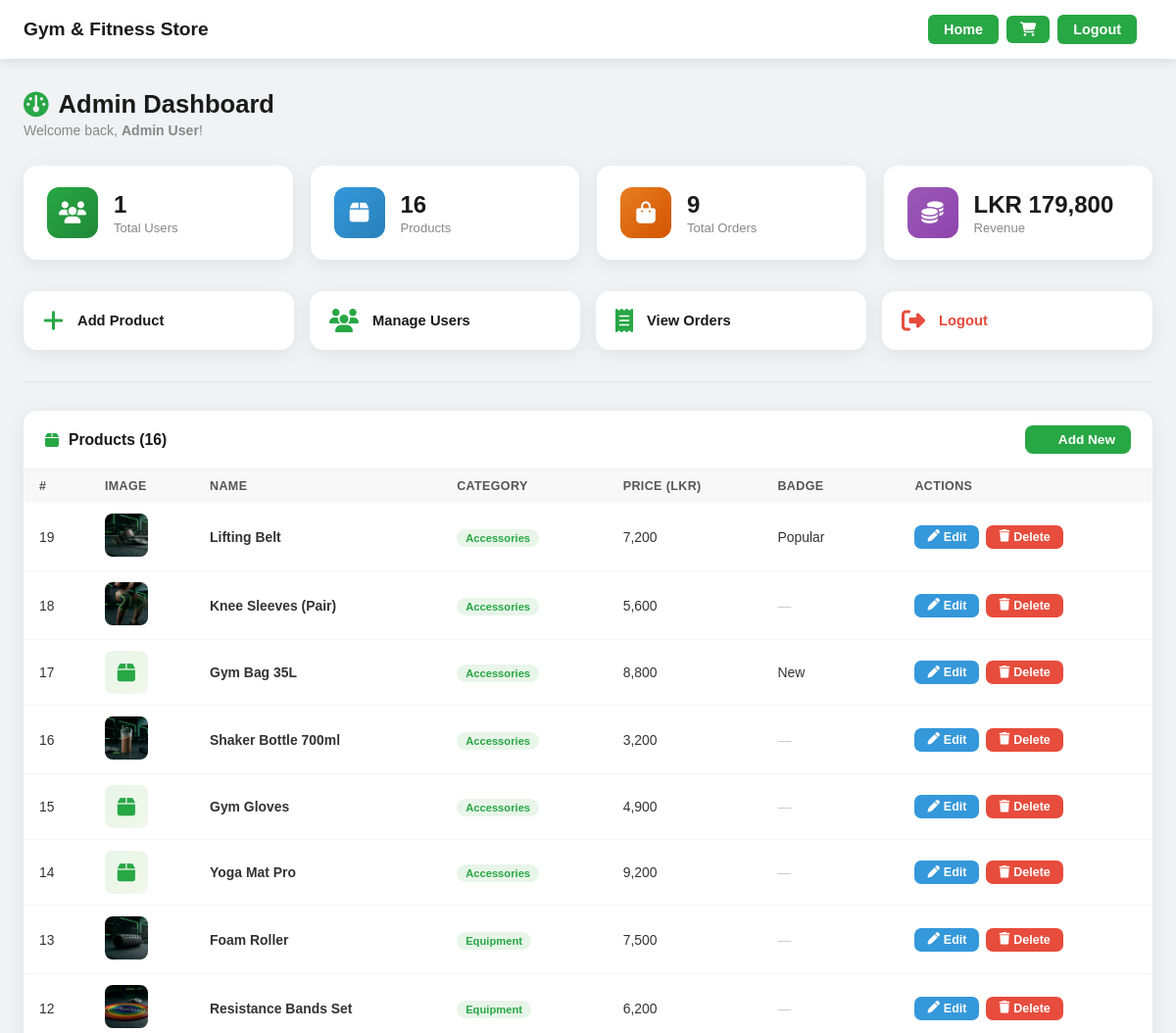
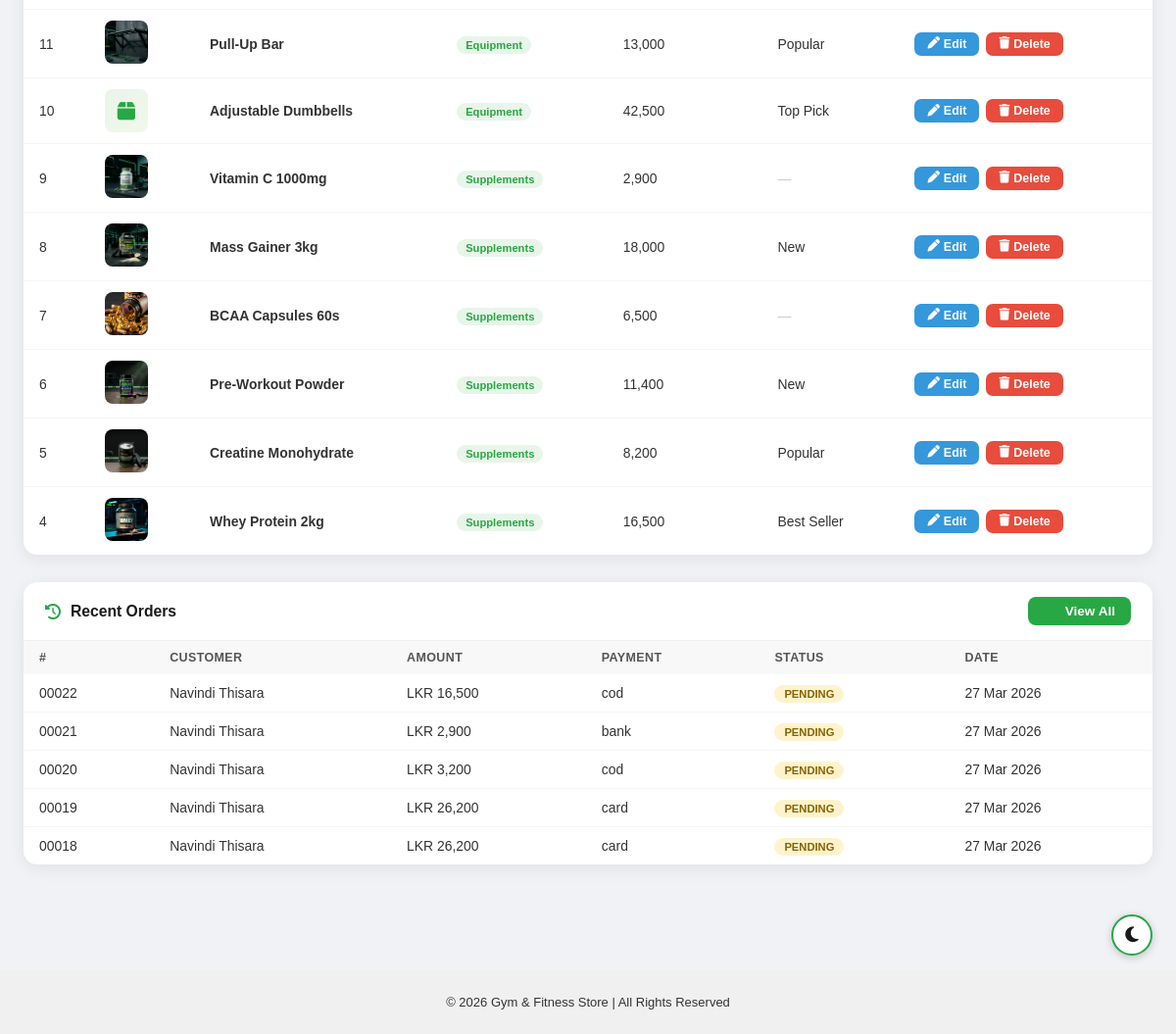
/admin/dashboard.php (signed in), run on an earlier commit of the app's database (2 pictures, top to bottom).
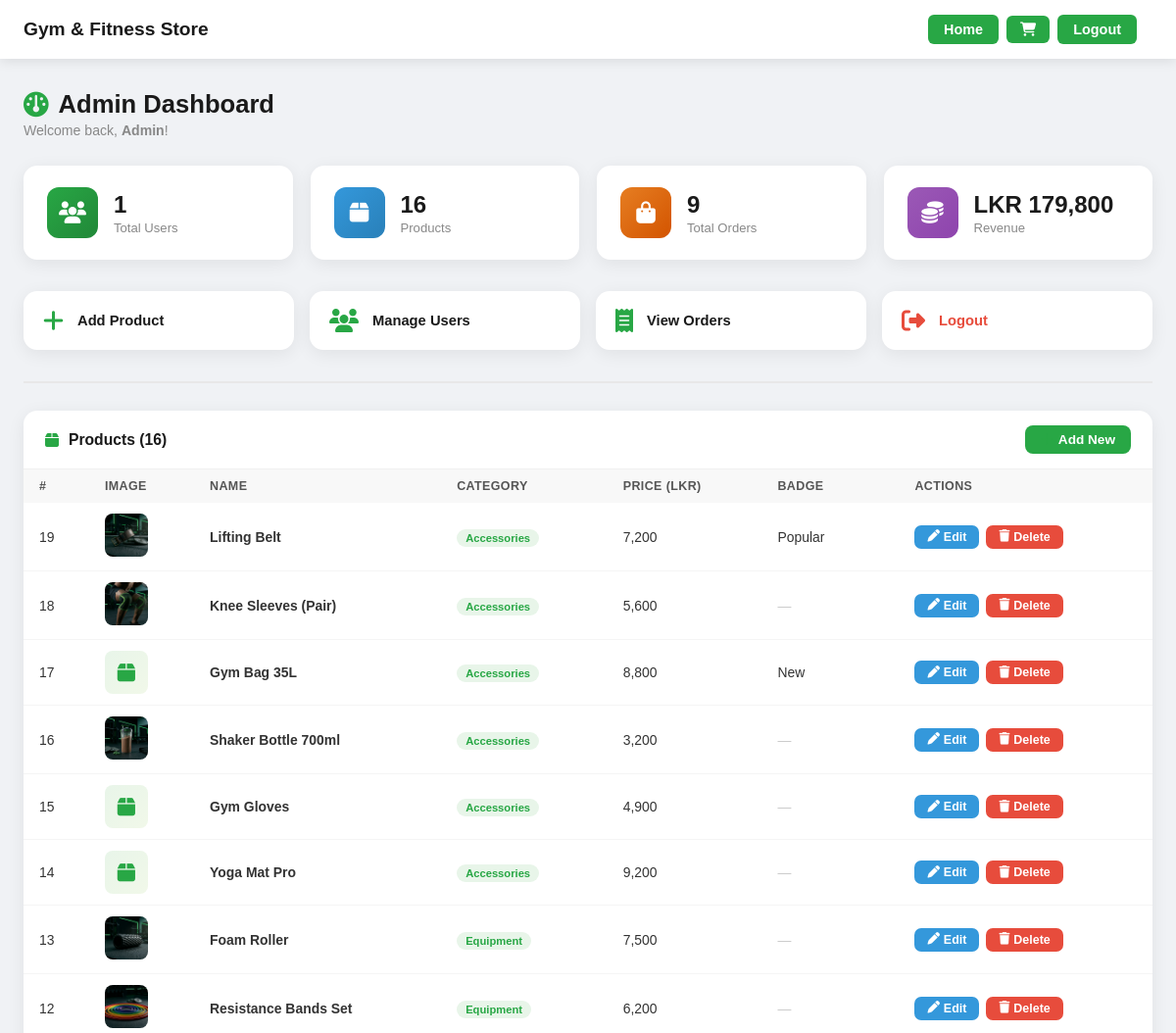
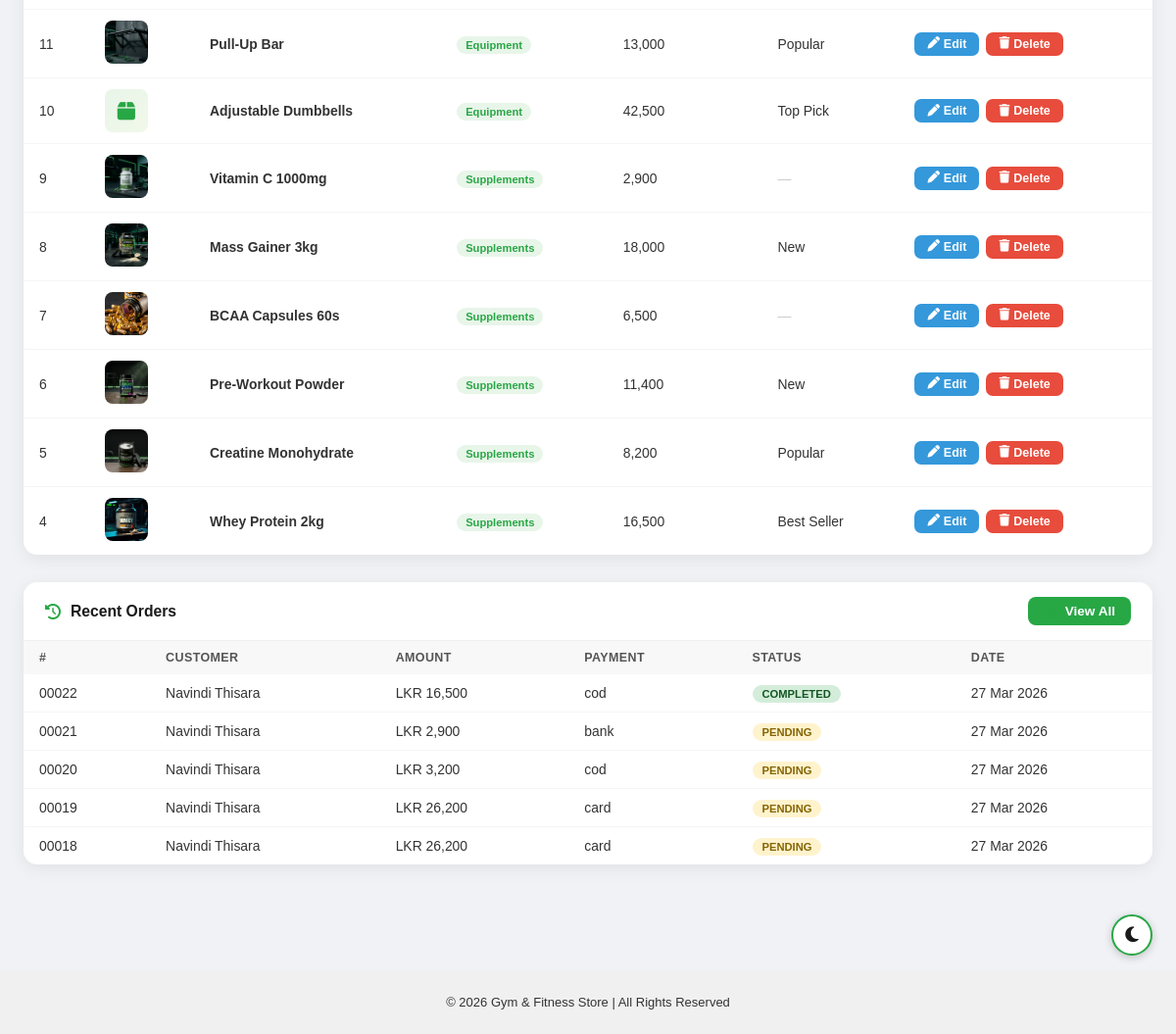
And on a later commit of the database (2 pictures, top to bottom).
### tables this page shows
CREATE TABLE `products` (
  `id` int(11) NOT NULL,
  `name` varchar(100) NOT NULL,
  `category` enum('Supplements','Equipment','Accessories') NOT NULL,
  `brand` varchar(50) DEFAULT NULL,
  `price` decimal(10,2) NOT NULL,
  `quantity` int(11) NOT NULL DEFAULT 0,
  `description` text DEFAULT NULL,
  `image` varchar(255) DEFAULT NULL,
  `badge` varchar(50) DEFAULT '',
  `icon` varchar(50) DEFAULT ''
);

CREATE TABLE `orders` (
  `id` int(11) NOT NULL,
  `user_id` int(11) NOT NULL,
  `quantity` int(11) NOT NULL,
  `status` varchar(50) NOT NULL DEFAULT 'Paid',
  `created_at` timestamp NOT NULL DEFAULT current_timestamp(),
  `full_name` varchar(255) NOT NULL,
  `email` varchar(255) NOT NULL,
  `address` text NOT NULL,
  `phone` varchar(20) NOT NULL,
  `city` varchar(100) NOT NULL,
  `postal` varchar(20) NOT NULL,
  `payment_method` varchar(50) NOT NULL DEFAULT 'COD',
  `total_amount` decimal(10,2) NOT NULL DEFAULT 0.00
);

CREATE TABLE `users` (
  `id` int(11) NOT NULL,
  `name` varchar(100) NOT NULL,
  `email` varchar(100) NOT NULL,
  `password` varchar(255) NOT NULL,
  `role` enum('user','admin') DEFAULT 'user'
);

### admin/dashboard.php (the view, shortened to what this page needs)
<?php
include("../config/db.php");
$totalUsers    = $conn->query("SELECT COUNT(*) as c FROM users WHERE role='user'")->fetch_assoc()['c'];
$totalProducts = $conn->query("SELECT COUNT(*) as c FROM products")->fetch_assoc()['c'];
$totalOrders   = $conn->query("SELECT COUNT(*) as c FROM orders")->fetch_assoc()['c'] ?? 0;
$totalRevenue  = $conn->query("SELECT SUM(total_amount) as s FROM orders")->fetch_assoc()['s'] ?? 0;
$recentOrders  = $conn->query("SELECT o.*, u.name as uname FROM orders o JOIN users u ON o.user_id=u.id ORDER BY o.created_at DESC LIMIT 5");
$products      = $conn->query("SELECT * FROM products ORDER BY id DESC");
?>
<!DOCTYPE html>
<html lang="en">
<head>
<link rel="stylesheet" href="../assets/style.css">
<link rel="stylesheet" href="https://cdnjs.cloudflare.com/ajax/libs/font-awesome/6.5.1/css/all.min.css">
</head>
<body class="light-mode">
<?php include("../includes/header.php"); ?>
<div class="page-outer">
<div class="admin-wrap">
    <h2 class="page-title"><i class="fa-solid fa-gauge"></i> Admin Dashboard</h2>
    <p class="page-sub">Welcome back, <strong><?= htmlspecialchars($_SESSION['user']['name']) ?></strong>!</p>
    <div class="stats-grid">
        <div class="stat-card" style="animation-delay:0s">
            <div class="stat-icon green"><i class="fa-solid fa-users"></i></div>
            <div class="stat-info"><h3><?= $totalUsers ?></h3><p>Total Users</p></div>
        </div>
        <div class="stat-card" style="animation-delay:0.07s">
            <div class="stat-icon blue"><i class="fa-solid fa-box"></i></div>
            <div class="stat-info"><h3><?= $totalProducts ?></h3><p>Products</p></div>
        </div>
        <div class="stat-card" style="animation-delay:0.14s">
            <div class="stat-icon orange"><i class="fa-solid fa-bag-shopping"></i></div>
            <div class="stat-info"><h3><?= $totalOrders ?></h3><p>Total Orders</p></div>
        </div>
        <div class="stat-card" style="animation-delay:0.21s">
            <div class="stat-icon purple"><i class="fa-solid fa-coins"></i></div>
            <div class="stat-info"><h3>LKR <?= number_format((float)$totalRevenue, 0) ?></h3><p>Revenue</p></div>
        </div>
    </div>
    <div class="quick-links">
        <a href="add_product.php"    class="quick-card"><i class="fa-solid fa-plus"></i><span>Add Product</span></a>
        <a href="users.php"          class="quick-card"><i class="fa-solid fa-users"></i><span>Manage Users</span></a>
        <a href="orders.php"         class="quick-card"><i class="fa-solid fa-receipt"></i><span>View Orders</span></a>
        <a href="../auth/logout.php" class="quick-card">
            <i class="fa-solid fa-right-from-bracket" style="color:#e74c3c;"></i>
            <span style="color:#e74c3c;">Logout</span>
        </a>
    </div>
    <hr class="section-divider">
    <div class="section-card">
        <div class="section-card-header">
            <div class="section-card-header-left">
                <i class="fa-solid fa-box"></i>
                <h3>Products (<?= $totalProducts ?>)</h3>
            </div>
            <a href="add_product.php" class="btn-add"><i class="fa-solid fa-plus"></i> Add New</a>
        </div>
        <table>
            <thead>
                <tr>
                    <th>#</th>
                    <th>Image</th>
                    <th>Name</th>
                    <th>Category</th>
                    <th>Price (LKR)</th>
                    <th>Badge</th>
                    <th>Actions</th>
                </tr>
            </thead>
            <tbody>
            <?php if($products && $products->num_rows > 0):
                while($p = $products->fetch_assoc()):
                    $hasImg = !empty($p['image']) && file_exists("../assets/images/".$p['image']);
            ?>
            <tr>
                <td><?= $p['id'] ?></td>
                <td>
                    <?php if($hasImg): ?>
                        <img src="../assets/images/<?= htmlspecialchars($p['image']) ?>" class="prod-thumb" alt="">
                    <?php else: ?>
                        <div class="prod-icon"><i class="fa-solid fa-box"></i></div>
                    <?php endif; ?>
                </td>
                <td><strong><?= htmlspecialchars($p['name']) ?></strong></td>
                <td><span class="cat-badge"><?= htmlspecialchars($p['category'] ?? 'Other') ?></span></td>
                <td><?= number_format((float)$p['price'], 0) ?></td>
                <td><?= !empty($p['badge']) ? htmlspecialchars($p['badge']) : '<span style="color:#ccc;">—</span>' ?></td>
                <td>
                    <div class="action-btns">
                        <a href="edit_product.php?id=<?= $p['id'] ?>" class="btn-edit">
                            <i class="fa-solid fa-pen"></i> Edit
                        </a>
                        <a href="delete_product.php?id=<?= $p['id'] ?>" class="btn-delete"
                           onclick="return confirm('Delete <?= htmlspecialchars(addslashes($p['name'])) ?>?')">
                            <i class="fa-solid fa-trash"></i> Delete
                        </a>
                    </div>
                </td>
            </tr>
            <?php endwhile; else: ?>
                <tr><td colspan="7" style="text-align:center;color:#aaa;padding:30px;">No products yet. <a href="add_product.php" style="color:#28a745;font-weight:600;">Add one now</a>.</td></tr>
            <?php endif; ?>
            </tbody>
        </table>
    </div>
    <div class="section-card">
        <div class="section-card-header">
            <div class="section-card-header-left">
                <i class="fa-solid fa-clock-rotate-left"></i>
                <h3>Recent Orders</h3>
            </div>
            <a href="orders.php" class="btn-add"><i class="fa-solid fa-eye"></i> View All</a>
        </div>
        <table>
            <thead>
                <tr><th>#</th><th>Customer</th><th>Amount</th><th>Payment</th><th>Status</th><th>Date</th></tr>
            </thead>
            <tbody>
            <?php if($recentOrders && $recentOrders->num_rows > 0):
                while($o = $recentOrders->fetch_assoc()): ?>
                <tr>
                    <td><?= str_pad($o['id'], 5, '0', STR_PAD_LEFT) ?></td>
                    <td><?= htmlspecialchars($o['uname']) ?></td>
                    <td>LKR <?= number_format($o['total_amount'], 0) ?></td>
                    <td><?= htmlspecialchars($o['payment_method']) ?></td>
                    <td><span class="status-badge <?= strtolower($o['status']) ?>"><?= $o['status'] ?></span></td>
                    <td><?= date('d M Y', strtotime($o['created_at'])) ?></td>
                </tr>
            <?php endwhile; else: ?>
                <tr><td colspan="6" style="text-align:center;color:#aaa;padding:30px;">No orders yet.</td></tr>
            <?php endif; ?>
            </tbody>
        </table>
    </div>
</div>
<div class="mode-toggle-container">
    <button id="mode-toggle" title="Toggle Light/Dark Mode">
        <i class="fa-solid fa-moon"></i>
    </button>
</div>
</div>
<?php include("../includes/footer.php"); ?>
</body>
</html>

### includes/header.php (shortened to what this page needs)
<?php
$currentPage = basename($_SERVER['PHP_SELF']);
$isLanding   = $currentPage === 'index.php';
$isHome      = $currentPage === 'home.php';
$userLogged  = isset($_SESSION['user']);
$scriptDir = str_replace('\\', '/', dirname($_SERVER['PHP_SELF']));
$scriptDir = trim($scriptDir, '/');
$depth     = ($scriptDir === '') ? 0 : substr_count($scriptDir, '/') + 1;
$root      = str_repeat('../', $depth);
?>
<header class="main-header">
    <div class="logo">Gym &amp; Fitness Store</div>
    <nav id="mainNav">
        <ul>
            <?php if($isLanding): ?>
                <li><a href="auth/login.php"    class="btn-header">Login</a></li>
                <li><a href="auth/register.php" class="btn-header">Register</a></li>
            <?php else: ?>
                <?php if(!$isHome): ?>
                    <?php if($userLogged): ?>
                        <li><a href="<?= $root ?>/gym-store/user/home.php" class="btn-header">Home</a></li>
                    <?php else: ?>
                        <li><a href="<?= $root ?>/gym-store/index.php" class="btn-header">Home</a></li>
                    <?php endif; ?>
                <?php endif; ?>
                <?php if($userLogged): ?>
                    <li>
                        <a href="<?= $root ?>/gym-store/user/cart.php" class="btn-cart-header" title="Cart">
                            <i class="fa-solid fa-cart-shopping"></i>
                        </a>
                    </li>
                    <li><a href="<?= $root ?>/gym-store/auth/logout.php" class="btn-header">Logout</a></li>
                <?php endif; ?>
            <?php endif; ?>
        </ul>
    </nav>
</header>

### includes/footer.php
<footer class="main-footer">
    <div class="footer-content">
        <p>&copy; <?= date('Y') ?> Gym & Fitness Store | All Rights Reserved</p>
    </div>
</footer>

### assets/style.css (style rules this page uses)
body, html { margin:0; padding:0; font-family: Arial, sans-serif; transition: background 0.3s, color 0.3s; }
a { text-decoration:none; }
button { cursor:pointer; }
.main-header { width:100%; background:#1a1a1a; color:#fff; display:flex; align-items:center; padding:0 24px; height: 60px; z-index:1000; box-shadow:0 2px 10px rgba(0,0,0,0.2); box-sizing: border-box; flex-shrink: 0; }
.main-header .logo { font-size:20px; font-weight:bold; color:#fff !important; white-space: nowrap; flex-shrink: 0; }
.main-header nav { margin-left:auto; padding-right:40px; }
.main-header nav ul { display:flex; list-style:none; margin:0; padding:0; align-items:center; gap:10px; }
.btn-header { padding:8px 16px; border-radius:5px; background:#28a745; color:#fff !important; font-weight:bold; font-size:0.9rem; transition:background 0.3s; }
.main-footer { text-align:center; padding:8px 10px; font-size:13px; flex-shrink:0; transition:background 0.3s,color 0.3s; }
body.light-mode .main-footer { background:#f0f0f0 !important; color:#333 !important; }
body.light-mode { background:#f4f4f4; color:#222; }
body.light-mode .main-header { background:#ffffff !important; box-shadow:0 2px 12px rgba(0,0,0,0.10) !important; }
body.light-mode .main-header .logo { color:#1a1a1a !important; }
body.light-mode .btn-header, body.dark-mode .btn-header { color:#fff !important; }

### includes/header.php (style rules this page uses)
.main-header { display:flex; align-items:center; padding:0 24px; height:60px; background:#1a1a1a; z-index:1000; box-sizing:border-box; width:100%; flex-shrink:0; transition:background 0.3s,box-shadow 0.3s; }
.main-header .logo { color:#fff; font-size:1.2rem; font-weight:bold; white-space:nowrap; flex-shrink:0; transition:color 0.3s; text-decoration:none; }
body.light-mode .main-header { background:#ffffff !important; box-shadow:0 2px 12px rgba(0,0,0,0.10); }
body.light-mode .main-header .logo { color:#1a1a1a !important; }
.main-header nav { margin-left:auto; padding-right:16px; }
.main-header nav ul { list-style:none; margin:0; padding:0; display:flex; align-items:center; gap:8px; }
.btn-header { display:inline-block; padding:7px 16px; border-radius:6px; text-decoration:none; font-weight:bold; font-size:0.9rem; color:#fff !important; background:#28a745; transition:background 0.3s; }
.btn-cart-header { display:inline-flex; align-items:center; gap:6px; padding:7px 14px; border-radius:6px; text-decoration:none; font-weight:bold; font-size:0.9rem; color:#fff !important; background:#28a745; transition:background 0.3s; position:relative; }

What changed in the data, as far as the page shows it:
changed orders "00022": status "PENDING" → "COMPLETED"
Also different on the page:
$_SESSION['user']['name']: "Admin User" → "Admin"
